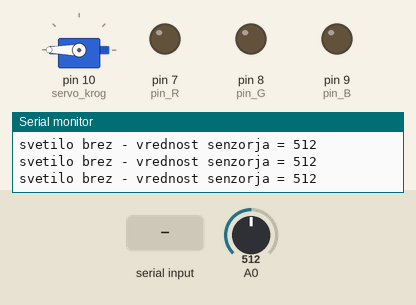
A sketch run on a simulated Arduino Uno, built with avr-gcc and run on an emulated ATmega328P. Parts: servo, output pins drawn as LEDs (lit = HIGH), the last lines printed to the serial monitor. The test bench sets the inputs (shaded band); at power-on: A0 = 512.

Above: at 1.2 s.
1.3 s: "r\n" received over Serial
At 1.7 s:
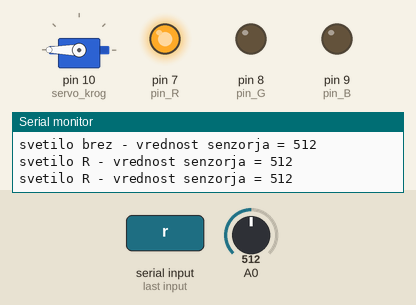
2.8 s: "g\n" received over Serial
At 4.0 s:
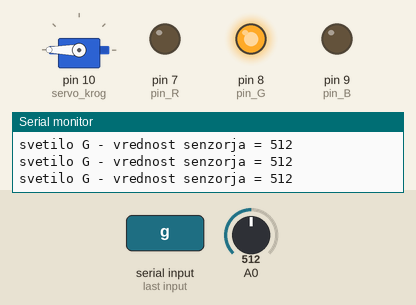
4.3 s: "b\n" received over Serial
At 5.4 s:
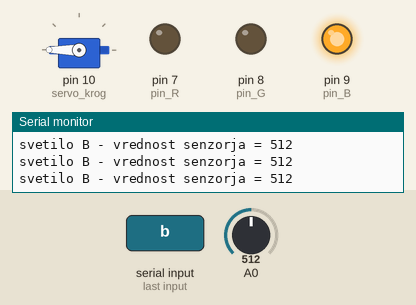
5.8 s: "s\n" received over Serial
At 6.7 s:
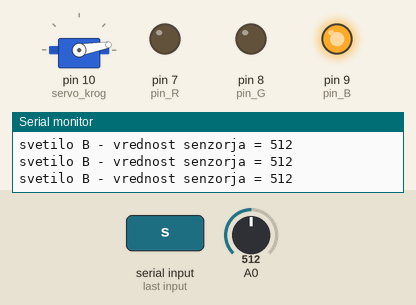
7.3 s: "o\n" received over Serial
At 8.0 s:
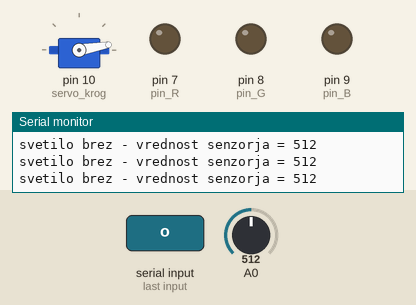
8.8 s: "r\n" received over Serial
At 9.3 s:
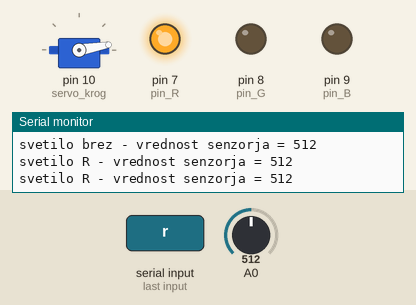
Timing chart, 0 to 11.3 s (numbered marks = the images above; inputs shaded):
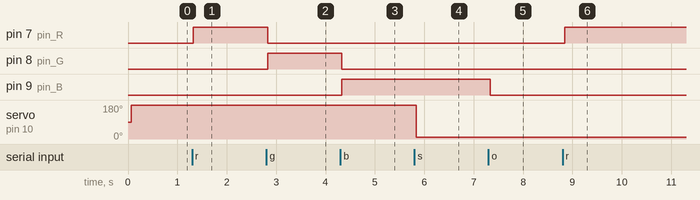

Measured:
- after the input at 1.3 s, pin 7 (pin_R): LOW → HIGH at once
- after the input at 2.8 s, pin 7 (pin_R): HIGH → LOW at once; pin 8 (pin_G): LOW → HIGH at once
- after the input at 4.3 s, pin 8 (pin_G): HIGH → LOW at once; pin 9 (pin_B): LOW → HIGH at once
- after the input at 5.8 s, servo on pin 10 (servo_krog): 180° → 10° at once
- after the input at 7.3 s, pin 9 (pin_B): HIGH → LOW at once
- after the input at 8.8 s, pin 7 (pin_R): LOW → HIGH at once

The sketch:

feriSorter_calibrate.ino
```cpp
#include <Servo.h>

Servo servo_krog; // pripravimo spremenljivko za servo

String serialString = ""; // pripravimo spremenljivko za tekst

// pripravimo spremenljivke za logiko svetil
bool led_R = false;
bool led_G = false;
bool led_B = false;
bool led_off = true;

// !!! nastavi pine na katerih so priplopjene barve
int pin_R = 7;
int pin_G = 8;
int pin_B = 9;

// !!! nastavi pozicije za servo motor
const int servoPozicija_zagrabi = 10;
const int servoPozicija_senzor = 105;
const int servoPozicija_spusti = 180;

int servoPozicija = servoPozicija_spusti; // zacetna servo pozicija

int senzor = 0; // pripravi spremenljivko za vrednost senzorja

void setup() {
  serialString.reserve(3);

  Serial.begin(9600);

  servo_krog.attach(10); // !!! nastavi pin na katerega je priklopjen servo


  pinMode(pin_R, OUTPUT);
  pinMode(pin_G, OUTPUT);
  pinMode(pin_B, OUTPUT);

  // izpisi navodila
  Serial.println("Za kontrolo svetila posiljaj znake r, g, b, o.");
  Serial.println("Za kontrolo servo motorja posiljaj znak s.");
}

void loop() {
  // put your main code here, to run repeatedly:

  if (led_R) {
    digitalWrite(pin_G, LOW);
    digitalWrite(pin_B, LOW);

    digitalWrite(pin_R, HIGH);
    Serial.print("svetilo R - vrednost senzorja = ");
  } else {
    digitalWrite(pin_R, LOW);
  }

  if (led_G) {
    Serial.print("svetilo G - vrednost senzorja = ");
    digitalWrite(pin_G, HIGH);
  } else {
    digitalWrite(pin_G, LOW);
  }

  if (led_B) {
    Serial.print("svetilo B - vrednost senzorja = ");
    digitalWrite(pin_B, HIGH);
  } else {
    digitalWrite(pin_B, LOW);
  }

  if (led_off) {
    Serial.print("svetilo brez - vrednost senzorja = ");
    digitalWrite(pin_R, LOW);
    digitalWrite(pin_G, LOW);
    digitalWrite(pin_B, LOW);
  }

  // preberimo vrednost iz senzorja
  senzor = analogRead(A0);
  // izpisimo vrednost senzorja
  Serial.println(senzor);

  // premakni servo
  servo_krog.write(servoPozicija);

  // pocakajmo da se senzor umiri
  delay(250);
}

void serialEvent() {
  while (Serial.available()) {

    char inChar = (char)Serial.read();

    serialString += inChar;

    if (inChar == '\n') {

      if (serialString.indexOf("r") >= 0) {
        if (led_R) {
          led_R = false;
        } else {
          led_off = false;
          led_R = true;
          led_G = false;
          led_B = false;
        }
      }
      if (serialString.indexOf("g") >= 0) {
        if (led_G) {
          led_G = false;
        } else {
          led_off = false;
          led_G = true;
          led_R = false;
          led_B = false;
        }
      }
      if (serialString.indexOf("b") >= 0) {
        if (led_B) {
          led_B = false;
        } else {
          led_off = false;
          led_B = true;
          led_R = false;
          led_G = false;
        }
      }
      if (serialString.indexOf("o") >= 0) {
        if (led_off) {
          led_off = false;
        }
        led_off = true;

        led_R = false;
        led_G = false;
        led_B = false;
      }

      if (serialString.indexOf("s") >= 0) {
        switch (servoPozicija) {
          case servoPozicija_spusti:
            servoPozicija = servoPozicija_zagrabi;
            break;
          case servoPozicija_zagrabi:
            servoPozicija = servoPozicija_senzor;
            break;
          case servoPozicija_senzor:
            servoPozicija = servoPozicija_spusti;
            break;
        }
      }

      serialString = "";
    }
  }
}
```
